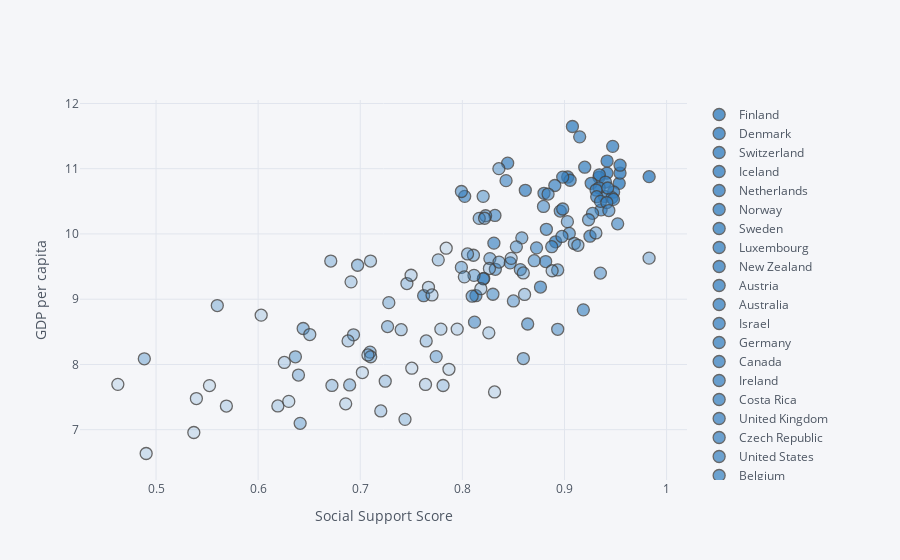

The cell this chart's notebook holds for it:
### Code cell
# Comparing GDP and Social Support
df.iplot(kind = "scatter", y = "Logged GDP per capita", x = "Social support", mode = "markers", color = "blue", categories = "Country name", yTitle = "GDP per capita", xTitle = "Social Support Score")
